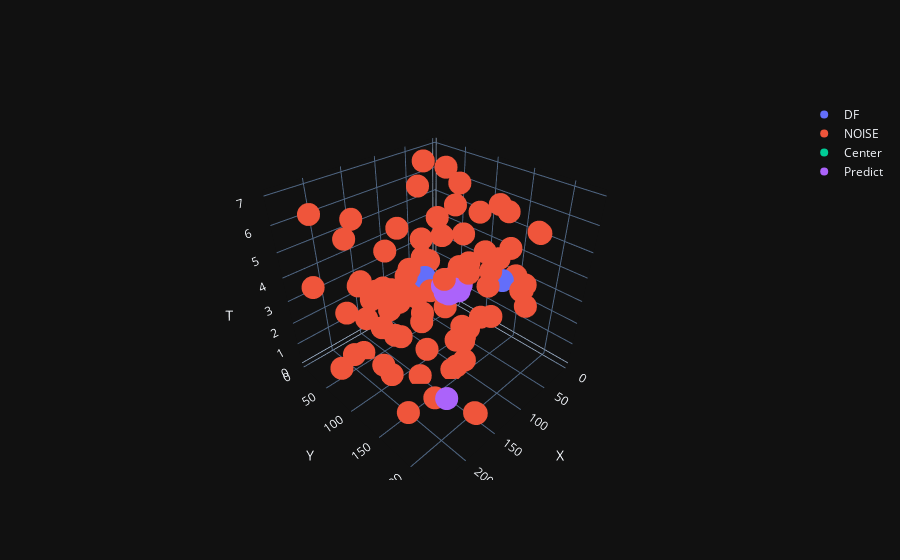

The notebook cell saved with this chart:
### Code cell
points = np.array([p.to_numpy() for p in top.points])
fig = go.Figure(
    data=[
        go.Scatter3d(z=df[df.signal]['t_c'], x=df[df.signal]['x_c'], y=df[df.signal]['y_c'],
                     mode='markers', name='DF'),
        go.Scatter3d(z=df[~df.signal]['t_c'], x=df[~df.signal]['x_c'], y=df[~df.signal]['y_c'],
                     mode='markers', name='NOISE'),
        go.Scatter3d(z=[center[2]], x=[center[0]], y=[center[1]],
                     mode='markers', name='Center'),
        go.Scatter3d(z=points[:, 2], x=points[:, 0], y=points[:, 1],
                     mode='markers', name='Predict'),

    ]
)
fig.update_layout(
    scene={
        "xaxis_title": "X",
        "yaxis_title": "Y",
        "zaxis_title": "T",
    },
)
fig.show()

### Figure 1 — Plotly figure (JSON) as saved in the notebook; plotly's stock layout.template omitted (floating-point values rounded to 4 significant figures)
{"data": [{"mode": "markers", "name": "DF", "x": [53, 66, 68, 65, 67, 66, 68, 68, 71, 74, 75, 73, 81, 88, 81, 95, 91, 91, 91, 94, 93, 90], "y": [160, 102, 98, 101, 108, 105, 109, 109, 113, 96, 98, 114, 94, 97, 118, 73, 103, 109, 108, 107, 112, 113], "z": [3.598, 3.041, 3.038, 3.049, 3.019, 3.031, 3.012, 3.013, 2.985, 3.004, 2.991, 2.962, 2.964, 2.91, 2.906, 3.036, 2.877, 2.856, 2.86, 2.851, 2.846, 2.856], "type": "scatter3d"}, {"mode": "markers", "name": "NOISE", "x": [150, 3, 75, 152, 20, 198, 9, 224, 233, 105, 216, 16, 194, 153, 26, 154, 226, 68, 227, 49, 89, 125, 64, 41, 240, 44, 89, 138, 25, 88, 224, 118, 223, 179, 165, 78, 12, 112, 92, 153, 174, 173, 177, 199, 166, 193, 8, 209, 203, 113, 192, 190, 50, 170, 36, 143, 80, 177, 212, 118, 170, 98, 236, 74, 58, 164, 106, 76, 18, 117, 166, 229, 146, 61, 56, 89, 103, 137, 73, 96, 212, 139], "y": [184, 159, 181, 18, 138, 73, 74, 39, 109, 161, 165, 30, 68, 120, 13, 61, 90, 41, 26, 196, 142, 59, 118, 20, 172, 95, 103, 51, 160, 172, 142, 149, 196, 228, 61, 205, 32, 74, 170, 207, 165, 61, 103, 205, 84, 35, 169, 223, 227, 136, 98, 110, 18, 97, 76, 91, 202, 38, 191, 152, 218, 86, 75, 212, 32, 30, 185, 113, 107, 141, 170, 175, 80, 158, 58, 103, 61, 176, 5, 171, 186, 92], "z": [2.996, 2.482, 5.443, 1.001, 5.709, 4.117, 2.598, 6.597, 6.705, 6.78, 0.7063, 3.434, 6.446, 0.06206, 2.1, 3.217, 1.946, 4.001, 3.753, 5.909, 1.677, 5.293, 3.455, 6.757, 6.008, 0.1439, 2.797, 1.785, 3.416, 6.973, 4.055, 0.4831, 5.232, 1.406, 3.239, 4.452, 6.39, 2.389, 4.655, 0.2473, 0.437, 2.978, 4.129, 1.984, 5.199, 2.246, 1.891, 4.871, 4.96, 6.833, 0.9292, 0.6745, 5.822, 1.934, 6.343, 4.001, 4.212, 0.03294, 3.965, 6.093, 6.957, 2.664, 1.176, 6.327, 2.901, 3.166, 3.284, 3.832, 0.4245, 0.1066, 5.37, 4.428, 2.759, 4.582, 4.99, 2.038, 2.744, 1.732, 0.9668, 4.143, 5.164, 4.255], "type": "scatter3d"}, {"mode": "markers", "name": "Center", "x": [80.12], "y": [96.08], "z": [2.962], "type": "scatter3d"}, {"mode": "markers", "name": "Predict", "x": [91.0, 88.0, 66.0, 81.0, 65.0, 66.0, 68.0, 94.0, 71.0, 73.0, 81.0, 90.0, 199.0, 68.0, 91.0, 91.0, 67.0, 68.0, 93.0, 74.0, 75.0], "y": [103.0, 97.0, 105.0, 94.0, 101.0, 102.0, 98.0, 107.0, 113.0, 114.0, 118.0, 113.0, 205.0, 109.0, 108.0, 109.0, 108.0, 109.0, 112.0, 96.0, 98.0], "z": [2.877, 2.91, 3.031, 2.964, 3.049, 3.041, 3.038, 2.851, 2.985, 2.962, 2.906, 2.856, 1.984, 3.012, 2.86, 2.856, 3.019, 3.013, 2.846, 3.004, 2.991], "type": "scatter3d"}], "layout": {"scene": {"xaxis": {"title": {"text": "X"}}, "yaxis": {"title": {"text": "Y"}}, "zaxis": {"title": {"text": "T"}}}}}
